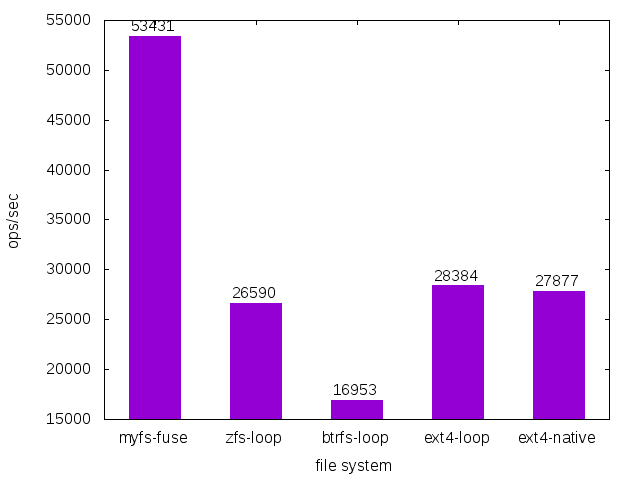

Write the gnuplot code that produced this figure.
#!/usr/bin/gnuplot
set term png
set output "ddelet.png"
set xlabel "file system"
set ylabel "ops/sec"
set style fill solid
set boxwidth 0.5
plot "ddelet.dat" using 2:xtic(1)         notitle with boxes, \
     ''          using 0:($2 + 1000):($2) notitle with labels
